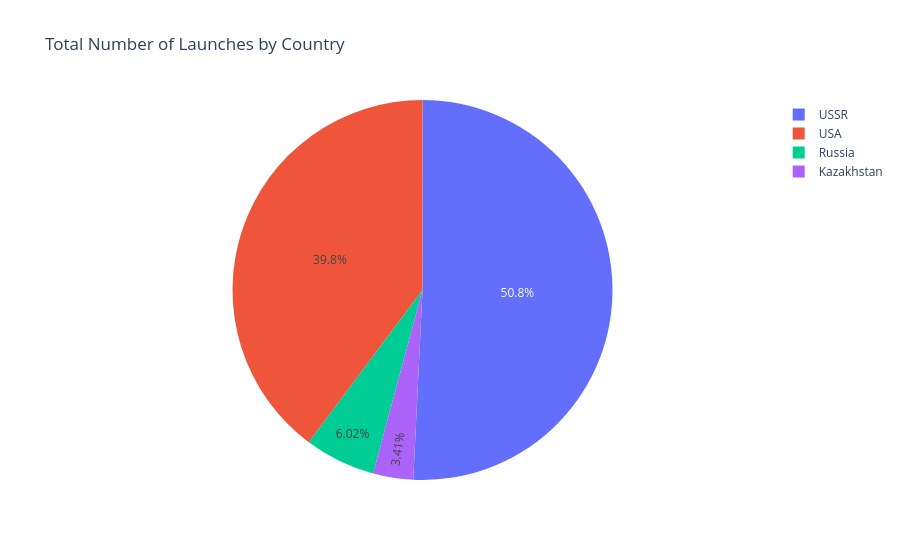

Notebook cell for this chart:
### Markdown cell above
## Create a Plotly Pie Chart comparing the total number of launches of the USSR and the USA

Hint: Remember to include former Soviet Republics like Kazakhstan when analysing the total number of launches.

### Code cell
fig = px.pie(df_USA_USSR, values='Launches', names='Country', title='Total Number of Launches by Country')
fig.show()

### Figure 1 — Plotly figure (JSON) as saved in the notebook; plotly's stock layout.template omitted (floating-point values rounded to 4 significant figures; data arrays with more than 128 entries replaced by an {"elided": "..."} marker saying what was removed)
{"data": [{"domain": {"x": [0, 1], "y": [0, 1]}, "hovertemplate": "Country=%{label}<br>Launches=%{value}<extra></extra>", "labels": {"elided": "156 str values"}, "legendgroup": "", "name": "", "showlegend": true, "type": "pie", "values": {"elided": "156 int values"}}], "layout": {"legend": {"tracegroupgap": 0}, "title": {"text": "Total Number of Launches by Country"}}}
